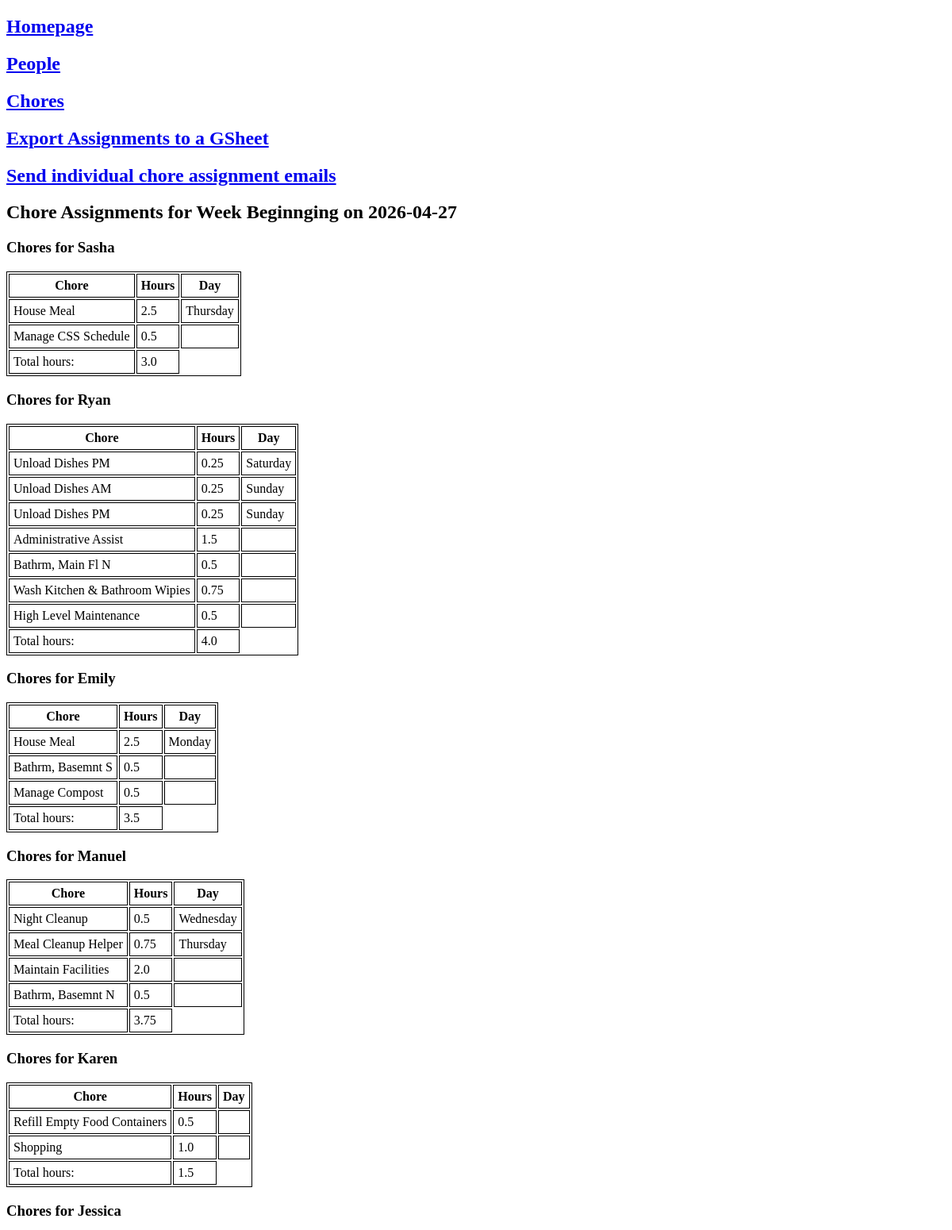
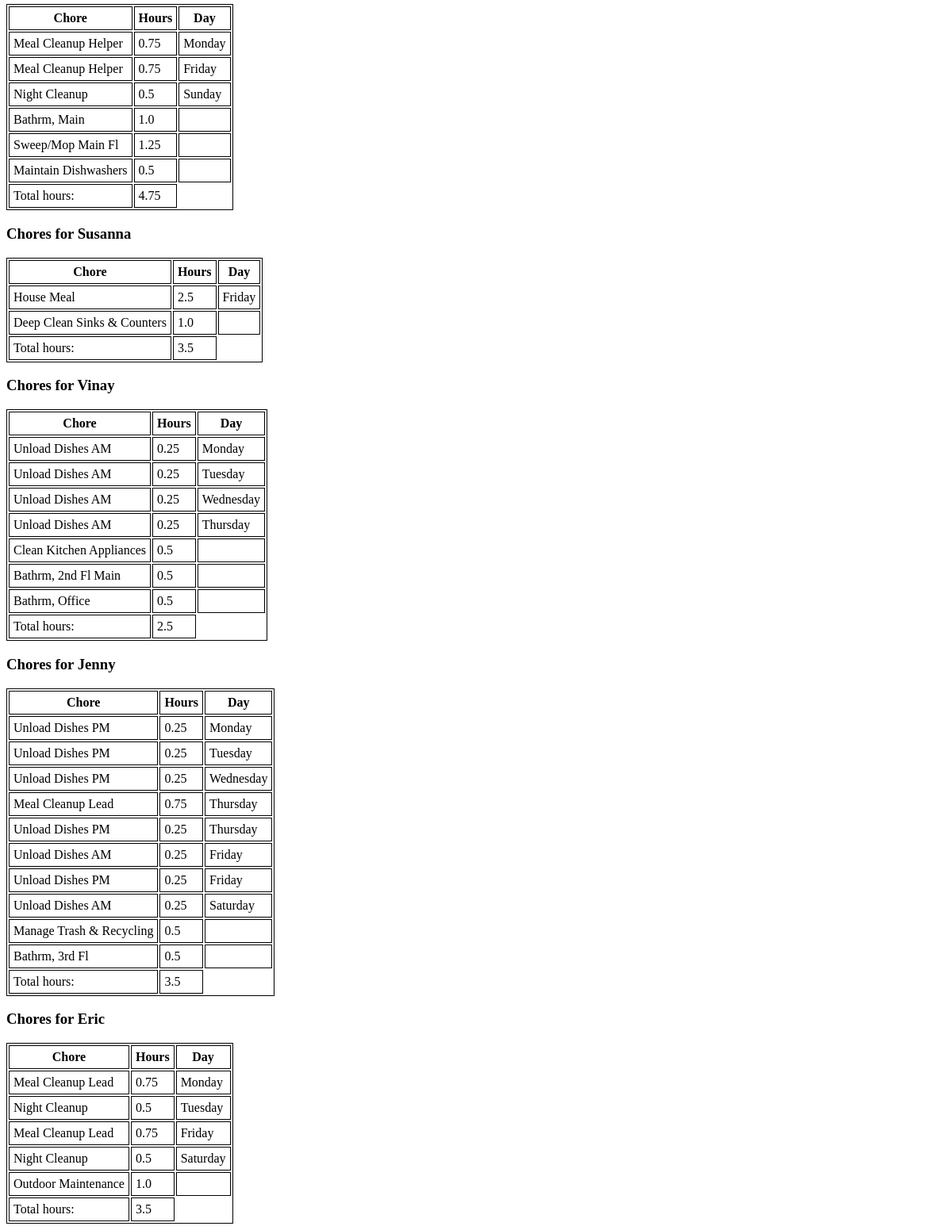
The page /assignment/2026-04-27 on the database its author committed (2 pictures, top to bottom).
### tables this page shows
CREATE TABLE "people" (
"id" INTEGER,
  "first_name" TEXT,
  "last_name" TEXT,
  "load_fraction" REAL,
  "parent" INTEGER,
  "active" INTEGER,
  "email" TEXT
);

CREATE TABLE "daily_tasks" (
"id" INTEGER,
  "task" TEXT,
  "category" TEXT,
  "description" TEXT,
  "duration_hours" REAL
);

CREATE TABLE "weekly_tasks" (
"id" INTEGER,
  "task" TEXT,
  "category" TEXT,
  "description" TEXT,
  "duration_hours" REAL
);

CREATE TABLE "occasional_tasks" (
"id" INTEGER,
  "task" TEXT,
  "category" TEXT,
  "description" TEXT,
  "duration_hours" REAL,
  "frequency_weeks" REAL
);

### chore_chart.py (the view)
@app.route("/assignment/<monday>")
def display_assignment(monday):
    chores = assemble_assignments(monday)
    return render_template("assignment.html", monday=monday, chores=chores)

### templates/assignment.html (shortened to what this page needs)
<!doctype html>
<html>
<head>
  <link rel="stylesheet" href="{{ url_for('static', filename='style.css') }}">
</head>
<body>
  <h2><a href="/">Homepage</a></h2>
  <h2><a href="/people">People</a></h2>
  <h2><a href="/tasks">Chores</a></h2>
  <h2><a href="{{ url_for('make_gsheet', monday = monday) }}">Export
  Assignments to a GSheet</a></h2>
  <h2><a href="{{ url_for('send_chore_emails', monday = monday) }}">
  Send individual chore assignment emails</a></h2>
  <h2>Chore Assignments for Week Beginnging on {{monday}}</h2>
  {% for name, person_chores in chores.items() %}
  <h3>Chores for {{name}}</h3>
  <table>
    <tr>
      <th>Chore</th>
      <th>Hours</th>
      <th>Day</th>
    </tr>
    {% for chore in person_chores.itertuples() %}
    <tr>
      <td>{{chore.task}}</td>
      <td>{{chore.duration_hours}}</td>
      <td>{{chore.weekday}}</td>
    </tr>
    {% endfor %}
    <tr>
      <td>Total hours:</td>
      <td>{{person_chores.duration_hours.sum()}}</td>
    </tr>
  </table>
  {% endfor %}
</body>
</html>

### static/style.css (style rules this page uses)
table, th, td { border: 1px solid; }
th, td { padding: 5px; }

### rows shown on the page
people: first_name "Sasha", duration_hours.sum "3.0"
daily_tasks: task "House Meal", duration_hours "2.5", weekday "Thursday", weekday "Monday", weekday "Friday"
weekly_tasks: task "Manage CSS Schedule", duration_hours "0.5"
people: first_name "Ryan", duration_hours.sum "4.0"
daily_tasks: task "Unload Dishes PM", duration_hours "0.25", weekday "Saturday", weekday "Sunday", weekday "Monday", weekday "Tuesday", weekday "Wednesday", weekday "Thursday", weekday "Friday"
daily_tasks: task "Unload Dishes AM", duration_hours "0.25", weekday "Sunday", weekday "Monday", weekday "Tuesday", weekday "Wednesday", weekday "Thursday", weekday "Friday", weekday "Saturday"
weekly_tasks: task "Administrative Assist", duration_hours "1.5"
weekly_tasks: task "Bathrm, Main Fl N", duration_hours "0.5"
weekly_tasks: task "Wash Kitchen & Bathroom Wipies", duration_hours "0.75"
weekly_tasks: task "High Level Maintenance", duration_hours "0.5"
people: first_name "Emily", duration_hours.sum "3.5"
weekly_tasks: task "Bathrm, Basemnt S", duration_hours "0.5"
weekly_tasks: task "Manage Compost", duration_hours "0.5"
people: first_name "Manuel", duration_hours.sum "3.75"
daily_tasks: task "Night Cleanup", duration_hours "0.5", weekday "Wednesday", weekday "Sunday", weekday "Tuesday", weekday "Saturday"
daily_tasks: task "Meal Cleanup Helper", duration_hours "0.75", weekday "Thursday", weekday "Monday", weekday "Friday"
weekly_tasks: task "Maintain Facilities", duration_hours "2.0"
weekly_tasks: task "Bathrm, Basemnt N", duration_hours "0.5"
people: first_name "Karen", duration_hours.sum "1.5"
weekly_tasks: task "Refill Empty Food Containers", duration_hours "0.5"
weekly_tasks: task "Shopping", duration_hours "1.0"
people: first_name "Jessica", duration_hours.sum "4.75"
weekly_tasks: task "Bathrm, Main", duration_hours "1.0"
weekly_tasks: task "Sweep/Mop Main Fl", duration_hours "1.25"
occasional_tasks: task "Maintain Dishwashers", duration_hours "0.5"
people: first_name "Susanna", duration_hours.sum "3.5"
weekly_tasks: task "Deep Clean Sinks & Counters", duration_hours "1.0"
people: first_name "Vinay", duration_hours.sum "2.5"
weekly_tasks: task "Clean Kitchen Appliances", duration_hours "0.5"
weekly_tasks: task "Bathrm, 2nd Fl Main", duration_hours "0.5"
weekly_tasks: task "Bathrm, Office", duration_hours "0.5"
people: first_name "Jenny", duration_hours.sum "3.5"
daily_tasks: task "Meal Cleanup Lead", duration_hours "0.75", weekday "Thursday", weekday "Monday", weekday "Friday"
weekly_tasks: task "Manage Trash & Recycling", duration_hours "0.5"
weekly_tasks: task "Bathrm, 3rd Fl", duration_hours "0.5"
people: first_name "Eric", duration_hours.sum "3.5"
weekly_tasks: task "Outdoor Maintenance", duration_hours "1.0"

### other values the page prints
{{ monday }} "2026-04-27"
